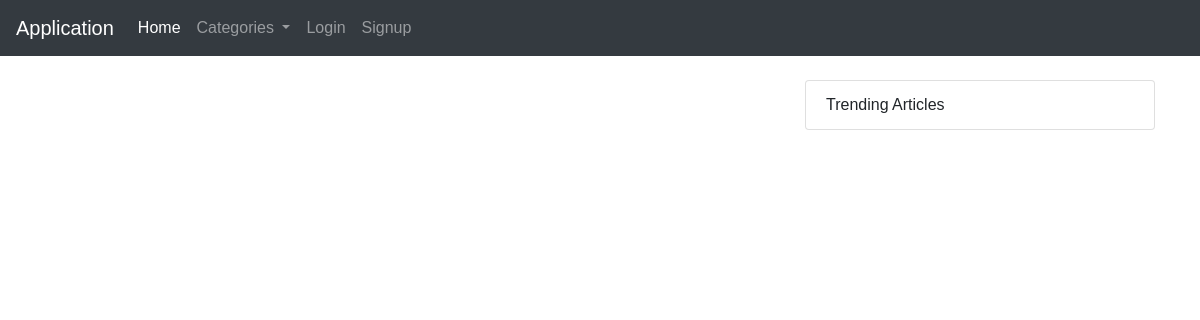
The app's page /, older data.
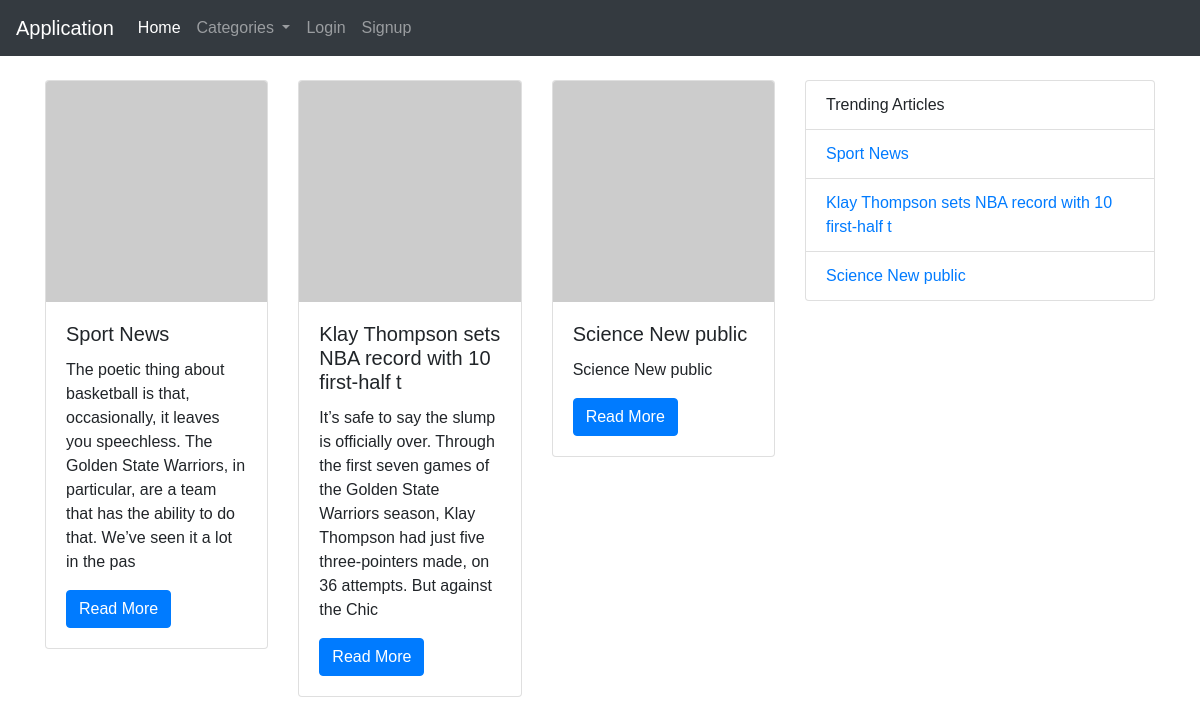
The same page, newer data.
### news/models.py (models this page shows, shortened)
class News(models.Model):
    id = models.AutoField(primary_key=True)
    title = models.CharField(null=True, max_length = 50)
    content = models.CharField(max_length=5000)
    publish_date = models.DateTimeField('date published')
    views = models.IntegerField(default=0)
    likes = models.IntegerField(default=0)
    category = models.ForeignKey(Category, null=True, on_delete=models.SET_NULL)
    content_type = models.ForeignKey(ContentType, null=True, on_delete=models.SET_NULL)

### news/views.py (the view)
# urls.py: 2. Add a URL to urlpatterns:  path('', views.home, name='home')
def home(request):
    if request.user.is_authenticated:
        categories = CategoryService().getAll()
        news = NewsService().getAll()
        context = {
            "categories":categories,
            "news":getPreviewNews(news),
            "trend":getPreviewNews(news)
        }
        return render(request, 'dashboard.html', context)
    else:
        categories = CategoryService().getPublic()
        news = NewsService().getPublic()
        context = {
            "categories":categories,
            "news":getPreviewNews(news),
            "trend":getPreviewNews(news)
        }
        return render(request, 'home.html', context)

### news/models.py (called while the page is built)
    def __str__(self):
        return self.name

### news/service/news_service.py (called while the page is built)
    def getPublic(self):
        try:
            news = News.objects.filter(content_type_id=2)
        except news.DoesNotExist:
            raise Http404("Error getting news")
        return news

    def getPublic(self):
        try:
            categories = Category.objects.filter(content_type_id=2)
        except categories.DoesNotExist:
            raise Http404("Error getting news")
        return categories

### news/views.py (called while the page is built)
def getPreviewNews(news):
    for item in news:
        item.content = item.content[0:200]
    return news

### news/template/home.html
{% extends "base.html" %}
{% block navbar %}
{% include "general-nav.html" %}
{% endblock %}
{% block content %}
        <div class="row">
            <div class="col-md-8">
                <div class="row">
                    {% for item in news %}
                    <div class="col-md-4">
                        <div class="card">
                            <img class="card-img-top" src="https://via.placeholder.com/150" alt="Card image cap">
                            <div class="card-body">
                            <h5 class="card-title">{{item.title}}</h5>
                            <p class="card-text">{{item.content}}</p>
                            <a href="{% url 'news-detail' item.id%}" class="btn btn-primary">Read More</a>
                            </div>
                        </div>
                    </div>
                    {% endfor %}
                </div>
            </div>
            <div class="col-md-4">
                <ul class="list-group">
                    <li class="list-group-item">Trending Articles</li>
                    {% for item in trend %}
                    <li class="list-group-item"><a href="{% url 'news-detail' item.id%} ">{{item.title}}</a></li>
                    {% endfor %}
                </ul>
            </div>
        </div>
{% endblock %}

Row changes from the older to the newer data that the page shows:
added News: title "Sport News", content "The poetic thing about basketball is that, occasionally, it leaves you speechless. The Golden State Warriors, in particular, are a team that has the ability to do that. We’ve seen it a lot in the pas"
added News: title "Klay Thompson sets NBA record with 10 first-half t", content "It’s safe to say the slump is officially over. Through the first seven games of the Golden State Warriors season, Klay Thompson had just five three-pointers made, on 36 attempts. But against the Chic"
added News: title "Science New public", content "Science New public"
